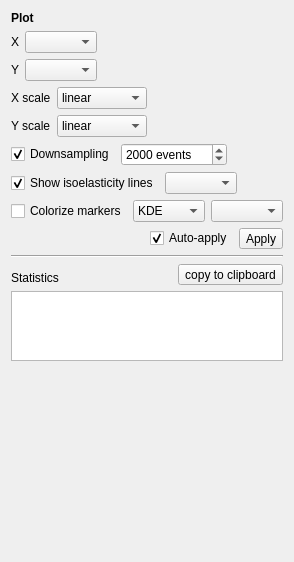
      <widget class="QWidget" name="page_settings">
       <layout class="QVBoxLayout" name="verticalLayout_4">
        <item>
         <widget class="QLabel" name="label_7">
          <property name="text">
           <string>&lt;html&gt;&lt;head/&gt;&lt;body&gt;&lt;p&gt;&lt;span style=&quot; font-weight:600;&quot;&gt;Plot&lt;/span&gt;&lt;/p&gt;&lt;/body&gt;&lt;/html&gt;</string>
          </property>
         </widget>
        </item>
        <item>
         <layout class="QGridLayout" name="gridLayout">
          <item row="0" column="2">
           <widget class="QWidget" name="widget_xrange" native="true">
            <property name="sizePolicy">
             <sizepolicy hsizetype="Expanding" vsizetype="Preferred">
              <horstretch>0</horstretch>
              <verstretch>0</verstretch>
             </sizepolicy>
            </property>
           </widget>
          </item>
          <item row="0" column="0">
           <widget class="QLabel" name="label">
            <property name="text">
             <string>X</string>
            </property>
           </widget>
          </item>
          <item row="0" column="1">
           <widget class="FeatureComboBox" name="comboBox_x"/>
          </item>
          <item row="1" column="0">
           <widget class="QLabel" name="label_2">
            <property name="text">
             <string>Y</string>
            </property>
           </widget>
          </item>
          <item row="1" column="1">
           <widget class="FeatureComboBox" name="comboBox_y"/>
          </item>
          <item row="1" column="2">
           <widget class="QWidget" name="widget_yrange" native="true">
            <property name="sizePolicy">
             <sizepolicy hsizetype="Expanding" vsizetype="Preferred">
              <horstretch>0</horstretch>
              <verstretch>0</verstretch>
             </sizepolicy>
            </property>
           </widget>
          </item>
         </layout>
        </item>
        <item>
         <layout class="QGridLayout" name="gridLayout_2">
          <item row="1" column="1">
           <widget class="QComboBox" name="comboBox_yscale">
            <item>
             <property name="text">
              <string>linear</string>
             </property>
            </item>
            <item>
             <property name="text">
              <string>logarithmic</string>
             </property>
            </item>
           </widget>
          </item>
          <item row="0" column="0">
           <widget class="QLabel" name="label_3">
            <property name="text">
             <string>X scale</string>
            </property>
           </widget>
          </item>
          <item row="1" column="0">
           <widget class="QLabel" name="label_4">
            <property name="text">
             <string>Y scale</string>
            </property>
           </widget>
          </item>
          <item row="0" column="1">
           <widget class="QComboBox" name="comboBox_xscale">
            <item>
             <property name="text">
              <string>linear</string>
             </property>
            </item>
            <item>
             <property name="text">
              <string>logarithmic</string>
             </property>
            </item>
           </widget>
          </item>
          <item row="0" column="2">
           <spacer name="horizontalSpacer">
            <property name="orientation">
             <enum>Qt::Orientation::Horizontal</enum>
            </property>
            <property name="sizeHint" stdset="0">
             <size>
              <width>0</width>
              <height>20</height>
             </size>
            </property>
           </spacer>
          </item>
         </layout>
        </item>
        <item>
         <layout class="QHBoxLayout" name="horizontalLayout_2">
          <item>
           <widget class="QCheckBox" name="checkBox_downsample">
            <property name="text">
             <string>Downsampling</string>
            </property>
            <property name="checked">
             <bool>true</bool>
            </property>
           </widget>
          </item>
          <item>
           <widget class="QSpinBox" name="spinBox_downsample">
            <property name="showGroupSeparator" stdset="0">
             <bool>false</bool>
            </property>
            <property name="suffix">
             <string> events</string>
            </property>
            <property name="minimum">
             <number>10</number>
            </property>
            <property name="maximum">
             <number>999999999</number>
            </property>
            <property name="singleStep">
             <number>100</number>
            </property>
            <property name="value">
             <number>2000</number>
            </property>
           </widget>
          </item>
          <item>
           <spacer name="horizontalSpacer_4">
            <property name="orientation">
             <enum>Qt::Orientation::Horizontal</enum>
            </property>
            <property name="sizeHint" stdset="0">
             <size>
              <width>0</width>
              <height>20</height>
             </size>
            </property>
           </spacer>
          </item>
         </layout>
        </item>
        <item>
         <layout class="QHBoxLayout" name="horizontalLayout_12">
          <item>
           <widget class="QCheckBox" name="checkBox_isoelastics">
            <property name="maximumSize">
             <size>
              <width>16777215</width>
              <height>16777215</height>
             </size>
            </property>
            <property name="text">
             <string>Show isoelasticity lines</string>
            </property>
            <property name="checked">
             <bool>true</bool>
            </property>
           </widget>
          </item>
          <item>
           <widget class="QComboBox" name="comboBox_lut"/>
          </item>
          <item>
           <spacer name="horizontalSpacer_9">
            <property name="orientation">
             <enum>Qt::Orientation::Horizontal</enum>
            </property>
            <property name="sizeHint" stdset="0">
             <size>
              <width>40</width>
              <height>20</height>
             </size>
            </property>
           </spacer>
          </item>
         </layout>
        </item>
        <item>
         <layout class="QHBoxLayout" name="horizontalLayout_10">
          <item>
           <widget class="QCheckBox" name="checkBox_hue">
            <property name="text">
             <string>Colorize markers</string>
            </property>
           </widget>
          </item>
          <item>
           <widget class="QComboBox" name="comboBox_hue">
            <item>
             <property name="text">
              <string>KDE</string>
             </property>
            </item>
            <item>
             <property name="text">
              <string>Feature</string>
             </property>
            </item>
           </widget>
          </item>
          <item>
           <widget class="QStackedWidget" name="stackedWidget_hue">
            <property name="sizePolicy">
             <sizepolicy hsizetype="Minimum" vsizetype="Minimum">
              <horstretch>0</horstretch>
              <verstretch>0</verstretch>
             </sizepolicy>
            </property>
            <property name="currentIndex">
             <number>1</number>
            </property>
            <widget class="QWidget" name="page"/>
            <widget class="QWidget" name="page_2">
             <layout class="QHBoxLayout" name="horizontalLayout_11">
              <property name="leftMargin">
               <number>0</number>
              </property>
              <property name="topMargin">
               <number>0</number>
              </property>
              <property name="rightMargin">
               <number>0</number>
              </property>
              <property name="bottomMargin">
               <number>0</number>
              </property>
              <item>
               <widget class="FeatureComboBox" name="comboBox_z_hue"/>
              </item>
             </layout>
            </widget>
           </widget>
          </item>
         </layout>
        </item>
        <item>
         <layout class="QHBoxLayout" name="horizontalLayout_8">
          <item>
           <spacer name="horizontalSpacer_8">
            <property name="orientation">
             <enum>Qt::Orientation::Horizontal</enum>
            </property>
            <property name="sizeHint" stdset="0">
             <size>
              <width>40</width>
              <height>20</height>
             </size>
            </property>
           </spacer>
          </item>
          <item>
           <widget class="QCheckBox" name="checkBox_auto_apply">
            <property name="text">
             <string>Auto-apply</string>
            </property>
            <property name="checked">
             <bool>true</bool>
            </property>
           </widget>
          </item>
          <item>
           <widget class="QToolButton" name="toolButton_apply">
            <property name="text">
             <string>Apply</string>
            </property>
            <property name="popupMode">
             <enum>QToolButton::ToolButtonPopupMode::DelayedPopup</enum>
            </property>
           </widget>
          </item>
         </layout>
        </item>
        <item>
         <widget class="Line" name="line">
          <property name="orientation">
           <enum>Qt::Orientation::Horizontal</enum>
          </property>
         </widget>
        </item>
        <item>
         <layout class="QHBoxLayout" name="horizontalLayout_6">
          <property name="topMargin">
           <number>0</number>
          </property>
          <item>
           <widget class="QLabel" name="label_5">
            <property name="text">
             <string>Statistics</string>
            </property>
            <property name="alignment">
             <set>Qt::AlignmentFlag::AlignBottom|Qt::AlignmentFlag::AlignLeading|Qt::AlignmentFlag::AlignLeft</set>
            </property>
           </widget>
          </item>
          <item>
           <widget class="QToolButton" name="toolButton_stats2clipboard">
            <property name="text">
             <string>copy to clipboard</string>
            </property>
           </widget>
          </item>
         </layout>
        </item>
        <item>
         <widget class="KeyValueTableWidget" name="tableWidget_stat">
          <property name="sizeAdjustPolicy">
           <enum>QAbstractScrollArea::SizeAdjustPolicy::AdjustToContentsOnFirstShow</enum>
          </property>
          <property name="textElideMode">
           <enum>Qt::TextElideMode::ElideRight</enum>
          </property>
          <property name="wordWrap">
           <bool>false</bool>
          </property>
         </widget>
        </item>
        <item>
         <spacer name="verticalSpacer">
          <property name="orientation">
           <enum>Qt::Orientation::Vertical</enum>
          </property>
          <property name="sizeHint" stdset="0">
           <size>
            <width>20</width>
            <height>190</height>
           </size>
          </property>
         </spacer>
        </item>
       </layout>
      </widget>
